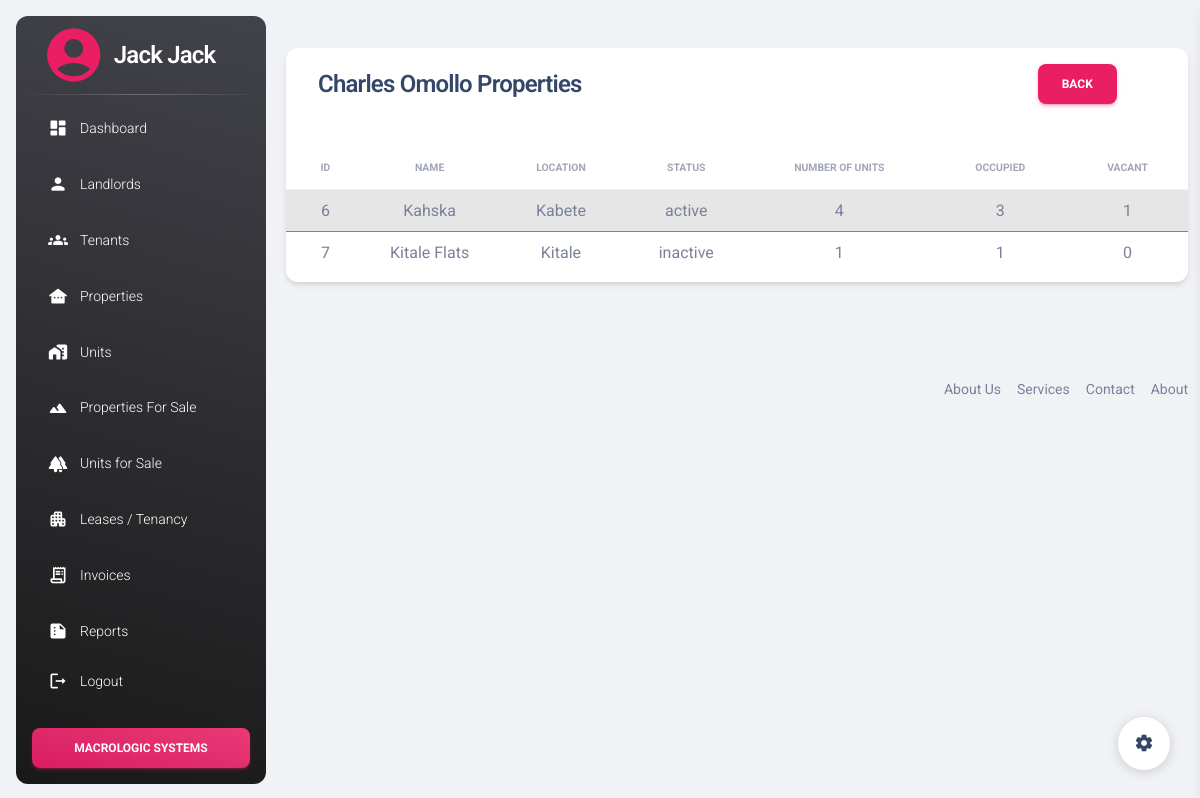
The page /reports/individual_report.php?land_id=5 (signed in) on the database its author committed.
### tables this page shows
CREATE TABLE `landlords` (
  `id` int(11) NOT NULL,
  `name` varchar(50) NOT NULL,
  `phone_number` varchar(50) NOT NULL,
  `email` varchar(20) NOT NULL
);

CREATE TABLE `properties` (
  `id` int(11) NOT NULL,
  `name` varchar(50) NOT NULL,
  `location` varchar(50) NOT NULL,
  `landlord_id` int(11) NOT NULL,
  `type_id` int(11) NOT NULL,
  `active_status` enum('active','inactive') DEFAULT NULL,
  `number_of_units` int(11) NOT NULL,
  `occupied_units` int(11) NOT NULL,
  `vacant_units` int(11) NOT NULL
);

### reports/individual_report.php (the view, shortened to what this page needs)
<?php include '../includes/header.php'; ?>
<?php include '../config/connect.php'; ?>
<div class="container-fluid py-4">
    <div class="row">
        <div class="col-12">
            <div class="card my-4">
                <div class="d-flex justify-content-between">
                    <div class="row card-header col-md-7 p-0 mx-3 z-index-2 mt-3" style="height: 25px;">
                    <?php
                    if (isset($_GET['land_id'])) {
                        $land_id = $_GET['land_id'];
                      }
                    ?>
                        <div class="pt-1 pb-1">
                            <h4 class="row text-capitalize ps-3"><?php
                            $sql = "SELECT name FROM landlords WHERE id=$land_id";
                            $result = $con->query($sql);
                            $row = $result->fetch_assoc();
                            echo $row['name'];
                            ?> Properties</h4>
                        </div>
                    </div>
                    <div class="col-md-2 pt-3">
                        <div>
                            <a class="btn btn-primary" href="landlord_report.php">
                                back
                            </a>
                        </div>
                    </div>
                </div>
                <div class="card-body px-0 pb-2">
                    <div class="row d-flex justify-content-between align-items-center ms-2 me-2">
                    </div>
                    <div class="table-responsive p-0">
                        <table class="table table-striped table-hover align-items-center mb-0" id="individualReport">
                            <thead>
                                <tr>
                                <th class="text-center text-uppercase text-secondary text-xxs font-weight-bolder opacity-7">id</th>
                                    <th class="text-center text-uppercase text-secondary text-xxs font-weight-bolder opacity-7">name</th>
                                    <th class="text-center text-uppercase text-secondary text-xxs font-weight-bolder opacity-7">location</th>
                                    <th class="text-center text-uppercase text-secondary text-xxs font-weight-bolder opacity-7">status</th>
                                    <th class="text-center text-uppercase text-secondary text-xxs font-weight-bolder opacity-7">number of units</th>
                                    <th class="text-center text-uppercase text-secondary text-xxs font-weight-bolder opacity-7">occupied</th>
                                    <th class="text-center text-uppercase text-secondary text-xxs font-weight-bolder opacity-7">vacant</th>
                                </tr>
                            </thead>
                            <tbody>
                                <?php
                                $sql = "SELECT id, name AS property_name, location, active_status, number_of_units, occupied_units, vacant_units FROM properties WHERE properties.landlord_id = $land_id";
                                $result = mysqli_query($con, $sql);
                                if ($result) {
                                    while ($row = mysqli_fetch_assoc($result)) {
                                        $id = $row['id'];
                                        $name = $row['property_name'];
                                        $location = $row['location'];
                                        $active_status = $row['active_status'];
                                        $no_of_units = $row['number_of_units'];
                                        $occupied_units = $row['occupied_units'];
                                        $vacant_units = $row['vacant_units'];
                                        echo '<tr>
                                        <td scope="row" class="text-center">' . $id . '</td>
                                <td class="text-center">' . $name . '</td>
                                <td class="text-center">' . $location . '</td>
                                <td class="text-center">' . $active_status . '</td>
                                <td class="text-center">' . $no_of_units . '</td>
                                <td class="text-center">' . $occupied_units . '</td>
                                <td class="text-center">' . $vacant_units . '</td>
                              </tr>';
                                    }
                                }
                                ?>
                            </tbody>
                        </table>
                    </div>
                </div>
            </div>
        </div>
    </div>
</div>
<?php include('../includes/footer.php') ?>
<div class="fixed-plugin">
    <a class="fixed-plugin-button text-dark position-fixed px-3 py-2">
        <i class="material-icons py-2">settings</i>
    </a>
</div>
</body>
</html>

### rows shown on the page
landlords: name "Charles Omollo"
properties: id "6", name "Kahska", location "Kabete", active_status "active", number_of_units "4", occupied_units "3", vacant_units "1"
properties: id "7", name "Kitale Flats", location "Kitale", active_status "inactive", number_of_units "1", occupied_units "1", vacant_units "0"

### other values the page prints
$username "Jack Jack"
